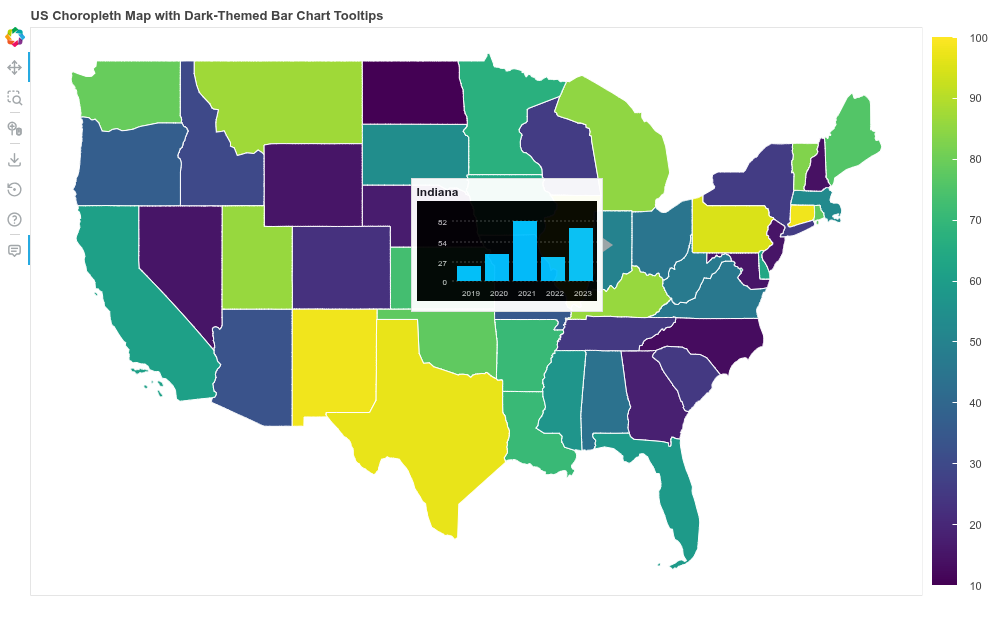

The script that drew this image:
# main.py
import numpy as np
import json
from bokeh.io import curdoc
from bokeh.models import (
    GeoJSONDataSource, HoverTool,
    ColorBar, LinearColorMapper, BasicTicker, PrintfTickFormatter
)
from bokeh.plotting import figure
from bokeh.sampledata.us_states import data as states
from bokeh.layouts import column
from bokeh.palettes import Viridis256
from bokeh_rocks import save_plot, show
# 🧩 Clean up states
states = {code: state for code, state in states.items() if state["name"] not in ["Hawaii", "Alaska"]}

# 🎲 Random value for each state
for state in states.values():
    state["value"] = np.random.randint(10, 100)

# ✅ GeoJSON with MultiPolygon support + NaN fix
def states_to_geojson(states_dict):
    features = []
    for code, state in states_dict.items():
        coords = []
        current_poly = []
        for lon, lat in zip(state["lons"], state["lats"]):
            if np.isnan(lon) or np.isnan(lat):
                if current_poly:
                    coords.append(current_poly)
                    current_poly = []
            else:
                current_poly.append((lon, lat))
        if current_poly:
            coords.append(current_poly)
        features.append({
            "type": "Feature",
            "id": code,
            "properties": {
                "name": state["name"],
                "value": state["value"]
            },
            "geometry": {
                "type": "MultiPolygon",
                "coordinates": [[[pt for pt in poly]] for poly in coords]
            }
        })
    return json.dumps({
        "type": "FeatureCollection",
        "features": features
    })

# 🧠 SVG Generator w/ Y-axis + dark theme
def bar_svg(values, years=None, width=180, height=100):
    if years is None:
        years = [str(2020 + i) for i in range(len(values))]
    max_val = max(values)
    y_ticks = np.linspace(0, max_val, 4).astype(int)
    bar_width = (width - 40) // len(values)  # reserve 40px for y-axis
    svg_bars = ""
    svg_labels = ""
    svg_grid = ""
    svg_y_ticks = ""

    for tick in y_ticks:
        y = height - 20 - int((tick / max_val) * (height - 40))
        svg_grid += f'<line x1="35" y1="{y}" x2="{width}" y2="{y}" stroke="#444" stroke-dasharray="2"/>'
        svg_y_ticks += f'<text x="30" y="{y + 4}" font-size="8" fill="#ccc" text-anchor="end">{tick}</text>'

    for i, (val, label) in enumerate(zip(values, years)):
        bar_height = int((val / max_val) * (height - 40))
        x = 40 + i * bar_width
        y = height - 20 - bar_height
        svg_bars += f'<rect x="{x}" y="{y}" width="{bar_width - 4}" height="{bar_height}" fill="#00bfff" />'
        svg_labels += f'<text x="{x + bar_width//2}" y="{height - 5}" font-size="8" fill="#ccc" text-anchor="middle">{label}</text>'

    return f"""
    <svg width="{width}" height="{height}" xmlns="http://www.w3.org/2000/svg">
        <rect width="{width}" height="{height}" fill="black" />
        {svg_grid}
        {svg_y_ticks}
        {svg_bars}
        {svg_labels}
    </svg>
    """.replace('\n', '')

# 🔄 Embed SVGs into GeoJSON
geojson_obj = json.loads(states_to_geojson(states))
for feature in geojson_obj["features"]:
    values = np.random.randint(10, 100, size=5)
    years = [str(y) for y in range(2019, 2024)]
    svg = bar_svg(values, years)
    feature["properties"]["bar_svg"] = svg

# 📡 Data source
geo_source = GeoJSONDataSource(geojson=json.dumps(geojson_obj))

# 🎨 Color mapping
color_mapper = LinearColorMapper(palette=Viridis256, low=10, high=100)

# 🗺️ Choropleth map figure
p = figure(
    title="US Choropleth Map with Dark-Themed Bar Chart Tooltips",
    toolbar_location="left",
    x_axis_location=None,
    y_axis_location=None,
    width=1000,
    height=600
)
p.grid.grid_line_color = None

# 🧱 Draw states
p.patches("xs", "ys", source=geo_source,
          fill_color={'field': 'value', 'transform': color_mapper},
          line_color="white", line_width=1)

# 🧠 Tooltip with dark SVG
hover = HoverTool(
    tooltips="""
    <div>
        <div><strong>@name</strong></div>
        <div>@bar_svg{safe}</div>
    </div>
    """
)
p.add_tools(hover)

# 🎨 Add color bar (legend)
color_bar = ColorBar(color_mapper=color_mapper, 
                     ticker=BasicTicker(desired_num_ticks=10),
                     formatter=PrintfTickFormatter(format="%d"),
                     label_standoff=12,
                     border_line_color=None,
                     location=(0, 0))
p.add_layout(color_bar, 'right')


show(p)
save_plot(p, 'output/custom_plots_14')
